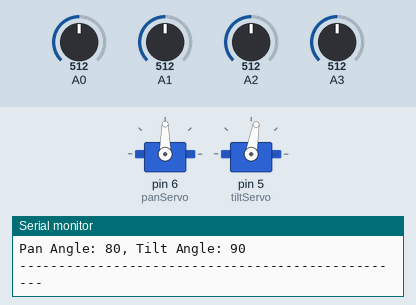
Simulated run of this sketch. Board: Arduino Uno, built with avr-gcc and run on an emulated ATmega328P. Shown: 2 × servo, the last lines printed to the serial monitor. Inputs (shaded band) come from the test bench; at power-on: A3 = 512, A0 = 512, A1 = 512, A2 = 512. The modem accepts every AT command (registered, SIM ready, sends succeed) and sends nothing else.

Above: at 1.2 s.
1.3 s: A3 set to 716
At 2.48 s:
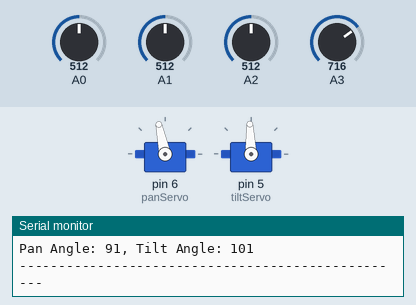
At 3.64 s:
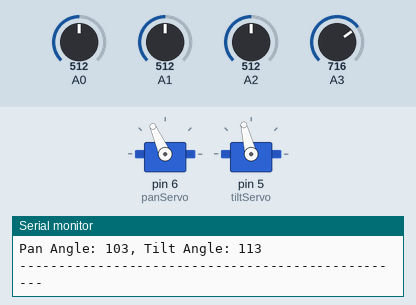
4.8 s: A0 set to 992
8.3 s: A0 set to 306
13.9 s: A1 set to 716
At 17.3 s:
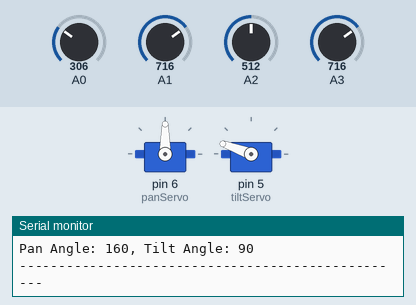
17.4 s: A2 set to 314
18.9 s: A2 set to 298
At 22.5 s:
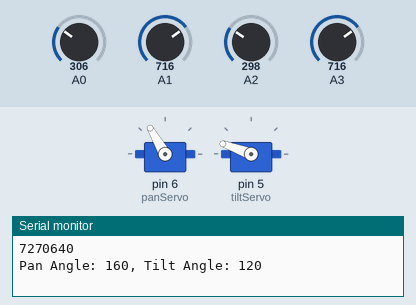
Timing chart, 0 to 24.0 s (numbered marks = the images above; inputs shaded):
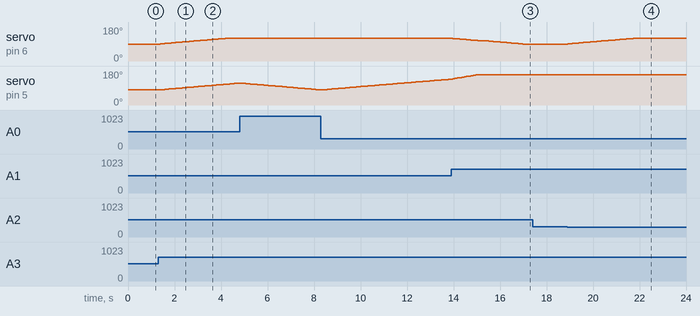

Measured:
- the behaviour switches between 306 and 305 on A2 (found by bisection; images 3 and 4)
- after the input at 1.3 s, servo on pin 6 (panServo): moves from 90° to 120° over 2.8 s, starting after 0.08 s; servo on pin 5 (tiltServo): moves from 80° to 116° over 3.4 s, starting after 0.08 s
- after the input at 13.9 s, servo on pin 6 (panServo): moves from 120° to 90° over 3.0 s, starting after 0.06 s
- after the input at 18.9 s, servo on pin 6 (panServo): moves from 90° to 120° over 2.8 s, starting at once

The sketch:

sketch_jan14a.ino
```cpp
#include <Servo.h>
#include <SoftwareSerial.h>

Servo panServo; // Pan servo
Servo tiltServo; // Tilt servo

int panAngle = 80;
int tiltAngle = 80;

int waittime = 1000; // 1 second (in microseconds)
unsigned long interval = 15000000; // 15 seconds (in microseconds)

int topLeft, topRight, downLeft, downRight;

SoftwareSerial esp8266(2, 3); // RX, TX

String AP = "room_1_dmn";    // AP NAME
String PASS = "caminar1";     // AP PASSWORD
String API = "Z57TVIDWWI8LO7V5"; // Write API KEY
String HOST = "api.thingspeak.com";
String PORT = "80";
String field = "field1";
int countTrueCommand;
unsigned long countTrueCommand1;
unsigned long countTimeCommand;
boolean found = false;

unsigned long previousMicros = 0;

void setup()
{
  Serial.begin(9600);
  esp8266.begin(115200);
  sendCommand("AT", 5, "OK", 0);
  sendCommand("AT+CWMODE=1", 5, "OK", 0);
  sendCommand("AT+CWJAP=\"" + AP + "\",\"" + PASS + "\"", 20, "OK", 0);
  panServo.attach(6);
  tiltServo.attach(5);

  pinMode(A0, INPUT);
  pinMode(A1, INPUT);
  pinMode(A2, INPUT);
  pinMode(A3, INPUT);
}

void sunTracking()
{
  // Read values from photoresistors
  topLeft = analogRead(A2);
  topRight = analogRead(A1);
  downLeft = analogRead(A0);
  downRight = analogRead(A3);

  unsigned long currentMicros = micros();

  // Perform actions only if enough time has passed
  if (currentMicros - previousMicros >= waittime)
  {
    previousMicros = currentMicros; // Save the last time we executed the action

    if (topLeft > topRight)
    {
      panAngle = panAngle - 1;
    }

    if (downLeft > downRight)
    {
      panAngle = panAngle - 1;
    }

    if (topLeft < topRight)
    {
      panAngle = panAngle + 1;
    }

    if (downLeft < downRight)
    {
      panAngle = panAngle + 1;
    }

    if (panAngle > 160)
    {
      panAngle = 160;
    }

    if (panAngle < 0)
    {
      panAngle = 0;
    }

    if (topLeft > downLeft)
    {
      tiltAngle = tiltAngle - 1;
    }
    if (topRight > downRight)
    {
      tiltAngle = tiltAngle - 1;
    }
    if (topLeft < downLeft)
    {
      tiltAngle = tiltAngle + 1;
    }
    if (topRight < downRight)
    {
      tiltAngle = tiltAngle + 1;
    }
    if (tiltAngle > 120)
    {
      tiltAngle = 120;
    }
    if (tiltAngle < 90)
    {
      tiltAngle = 90;
    }

    panServo.write(tiltAngle);
    tiltServo.write(panAngle);

    // Print the values for debugging
    Serial.print("Pan Angle: ");
    Serial.print(panAngle);
    Serial.print(", Tilt Angle: ");
    Serial.println(tiltAngle);
  }
}

void loop()
{
  unsigned long currentMicros = micros();
  sunTracking(); // Continuous tracking
  Serial.println("--------------------------------------------------");
  Serial.println(currentMicros - countTrueCommand1);
  if (currentMicros - countTrueCommand1 >= interval)
  {
    int valSensor = analogRead(A0);
    countTrueCommand1 = micros();
    String getData = "GET /update?api_key=" + API + "&" + field + "=" + String(valSensor);
    sendCommand("AT+CIPMUX=1", 5, "OK", currentMicros);
    sendCommand("AT+CIPSTART=0,\"TCP\",\"" + HOST + "\"," + PORT, 15, "OK", currentMicros);
    sendCommand("AT+CIPSEND=0," + String(getData.length() + 4), 4, ">", currentMicros);
    esp8266.println(getData);
    //delay(1500);

    sendCommand("AT+CIPCLOSE=0", 5, "OK", currentMicros);
  }
}

void sendCommand(String command, int maxTime, char readReplay[], unsigned long currentMicros)
{
  Serial.print(countTrueCommand);
  Serial.print(". at command => ");
  Serial.print(command);
  Serial.print(" ");
  countTrueCommand1 = currentMicros;
  while (countTimeCommand < (maxTime * 1))
  {
    esp8266.println(command); //at+cipsend
    if (esp8266.find(readReplay)) //ok
    {
      found = true;
      break;
    }

    countTimeCommand++;
  }

  if (found == true)
  {
    Serial.println("OYI");
    countTrueCommand++;
    countTimeCommand = 0;
    return;
  }

  if (found == false)
  {
    Serial.println("Fail");
    countTrueCommand = 0;
    countTimeCommand = 0;
    return;
  }

  found = false;
}
```
